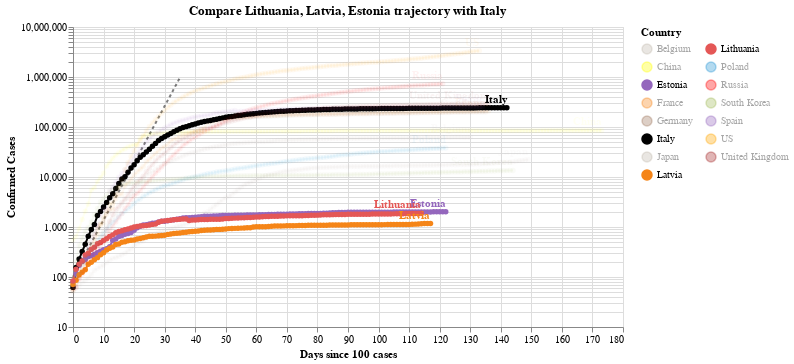

The code cell stored with this chart in its notebook:
### Code cell
#hide_input
chart3 = make_since_chart(dff2, ['Lithuania', 'Latvia', 'Estonia'], baseline_countries)
chart3

### Figure 1 — Vega-Lite specification as saved in the notebook (floating-point values rounded to 4 significant figures; data arrays with more than 128 entries replaced by an {"elided": "..."} marker saying what was removed)
{"config": {"view": {"continuousWidth": 400, "continuousHeight": 300}}, "layer": [{"data": {"name": "data-628230001892d6798b50651be41d1b3e"}, "mark": {"type": "line", "color": "black", "opacity": 0.5, "strokeDash": [3, 3]}, "encoding": {"x": {"type": "quantitative", "field": "Days since 100 cases"}, "y": {"type": "quantitative", "field": "Confirmed Cases"}}}, {"data": {"name": "data-eed6908ec48e5fae622ce719b5eb564e"}, "mark": {"type": "line", "point": true}, "encoding": {"color": {"type": "nominal", "field": "Country", "legend": {"columns": 2}, "scale": {"domain": ["Belgium", "China", "Estonia", "France", "Germany", "Italy", "Japan", "Latvia", "Lithuania", "Poland", "Russia", "South Korea", "Spain", "US", "United Kingdom"], "range": ["#C1B7AD", "yellow", "#9467bd", "#F58518", "#9D755D", "black", "#C1B7AD", "#F58518", "#E45756", "#2495D3", "red", "#A1BA59", "#9467bd", "orange", "brown"]}}, "opacity": {"condition": {"value": 1, "selection": "selector002"}, "value": 0.05}, "tooltip": [{"type": "nominal", "field": "Country"}, {"type": "temporal", "field": "Date"}, {"type": "quantitative", "field": "Confirmed Cases"}, {"type": "quantitative", "field": "Days since 100 cases"}], "x": {"type": "quantitative", "field": "Days since 100 cases"}, "y": {"type": "quantitative", "field": "Confirmed Cases", "scale": {"type": "log"}}}, "selection": {"selector002": {"type": "multi", "fields": ["Country"], "bind": "legend", "init": [{"Country": "Lithuania"}, {"Country": "Latvia"}, {"Country": "Estonia"}, {"Country": "Italy"}]}}, "width": 550}, {"data": {"name": "data-eed6908ec48e5fae622ce719b5eb564e"}, "mark": {"type": "text", "align": "right", "dy": -8, "fontWeight": "bold"}, "encoding": {"color": {"type": "nominal", "field": "Country", "legend": {"columns": 2}, "scale": {"domain": ["Belgium", "China", "Estonia", "France", "Germany", "Italy", "Japan", "Latvia", "Lithuania", "Poland", "Russia", "South Korea", "Spain", "US", "United Kingdom"], "range": ["#C1B7AD", "yellow", "#9467bd", "#F58518", "#9D755D", "black", "#C1B7AD", "#F58518", "#E45756", "#2495D3", "red", "#A1BA59", "#9467bd", "orange", "brown"]}}, "opacity": {"condition": {"value": 1, "selection": "selector002"}, "value": 0.05}, "text": {"type": "nominal", "field": "Country"}, "tooltip": [{"type": "nominal", "field": "Country"}, {"type": "temporal", "field": "Date"}, {"type": "quantitative", "field": "Confirmed Cases"}, {"type": "quantitative", "field": "Days since 100 cases"}], "x": {"type": "quantitative", "field": "Days since 100 cases"}, "y": {"type": "quantitative", "field": "Confirmed Cases", "scale": {"type": "log"}}}, "transform": [{"filter": "(datum['Date'] >= 1594598400000)"}], "width": 550}], "title": "Compare Lithuania, Latvia, Estonia trajectory with Italy", "$schema": "https://vega.github.io/schema/vega-lite/v4.0.2.json", "datasets": {"data-628230001892d6798b50651be41d1b3e": [{"Days since 100 cases": 0, "Confirmed Cases": 100.0}, {"Days since 100 cases": 1, "Confirmed Cases": 130.0}, {"Days since 100 cases": 2, "Confirmed Cases": 169.0}, {"Days since 100 cases": 3, "Confirmed Cases": 219.7}, {"Days since 100 cases": 4, "Confirmed Cases": 285.6}, {"Days since 100 cases": 5, "Confirmed Cases": 371.3}, {"Days since 100 cases": 6, "Confirmed Cases": 482.7}, {"Days since 100 cases": 7, "Confirmed Cases": 627.5}, {"Days since 100 cases": 8, "Confirmed Cases": 815.7}, {"Days since 100 cases": 9, "Confirmed Cases": 1060.0}, {"Days since 100 cases": 10, "Confirmed Cases": 1379.0}, {"Days since 100 cases": 11, "Confirmed Cases": 1792.0}, {"Days since 100 cases": 12, "Confirmed Cases": 2330.0}, {"Days since 100 cases": 13, "Confirmed Cases": 3029.0}, {"Days since 100 cases": 14, "Confirmed Cases": 3937.0}, {"Days since 100 cases": 15, "Confirmed Cases": 5119.0}, {"Days since 100 cases": 16, "Confirmed Cases": 6654.0}, {"Days since 100 cases": 17, "Confirmed Cases": 8650.0}, {"Days since 100 cases": 18, "Confirmed Cases": 11250.0}, {"Days since 100 cases": 19, "Confirmed Cases": 14620.0}, {"Days since 100 cases": 20, "Confirmed Cases": 19000.0}, {"Days since 100 cases": 21, "Confirmed Cases": 24710.0}, {"Days since 100 cases": 22, "Confirmed Cases": 32120.0}, {"Days since 100 cases": 23, "Confirmed Cases": 41750.0}, {"Days since 100 cases": 24, "Confirmed Cases": 54280.0}, {"Days since 100 cases": 25, "Confirmed Cases": 70560.0}, {"Days since 100 cases": 26, "Confirmed Cases": 91730.0}, {"Days since 100 cases": 27, "Confirmed Cases": 119300.0}, {"Days since 100 cases": 28, "Confirmed Cases": 155000.0}, {"Days since 100 cases": 29, "Confirmed Cases": 201500.0}, {"Days since 100 cases": 30, "Confirmed Cases": 262000.0}, {"Days since 100 cases": 31, "Confirmed Cases": 340600.0}, {"Days since 100 cases": 32, "Confirmed Cases": 442800.0}, {"Days since 100 cases": 33, "Confirmed Cases": 575600.0}, {"Days since 100 cases": 34, "Confirmed Cases": 748300.0}, {"Days since 100 cases": 35, "Confirmed Cases": 972800.0}], "data-eed6908ec48e5fae622ce719b5eb564e": {"elided": "2023 records"}}}
